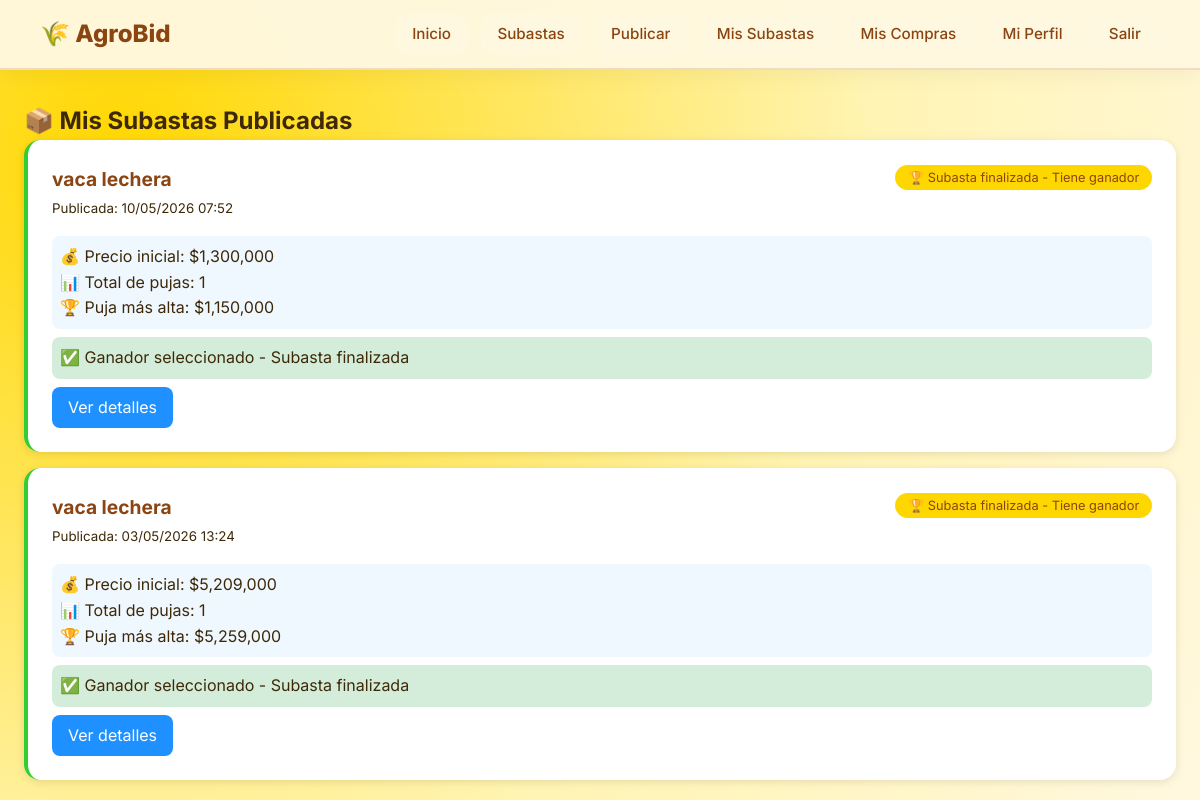
Screenshot of /Tierra-subastas/mis_subastas.php (signed in) with the database file from the repository.
### tables this page shows
CREATE TABLE `subastas` (
  `id` int(10) UNSIGNED NOT NULL,
  `usuario_id` int(10) UNSIGNED NOT NULL,
  `producto` varchar(150) NOT NULL,
  `categoria` enum('Ganado','Cosechas','Maquinaria','Herramientas','Insumos','Otros') DEFAULT 'Otros',
  `descripcion` text DEFAULT NULL,
  `precio_inicial` decimal(12,2) NOT NULL,
  `precio_actual` decimal(12,2) DEFAULT NULL,
  `incremento_minimo` decimal(10,2) DEFAULT 50000.00,
  `duracion` varchar(20) DEFAULT '3 días',
  `fecha_inicio` datetime DEFAULT current_timestamp(),
  `fecha_fin` datetime DEFAULT NULL,
  `entrega` varchar(50) DEFAULT '3 días hábiles',
  `imagen` varchar(255) DEFAULT NULL,
  `ubicacion` varchar(100) DEFAULT NULL,
  `visitas` int(10) UNSIGNED DEFAULT 0,
  `estado` enum('activa','finalizada','cancelada','pausada') DEFAULT 'activa',
  `ganador_id` int(10) UNSIGNED DEFAULT NULL,
  `monto_final` decimal(12,2) DEFAULT NULL,
  `fecha_creacion` datetime DEFAULT current_timestamp(),
  `entregado` tinyint(1) DEFAULT 0,
  `calificado` tinyint(1) DEFAULT 0,
  `finalizada_por` int(11) DEFAULT NULL,
  `fecha_finalizacion` datetime DEFAULT NULL,
  `created_at` timestamp NOT NULL DEFAULT current_timestamp()
);

### Tierra-subastas/mis_subastas.php (the view, shortened to what this page needs)
<?php
include(__DIR__ . "/includes/conexion.php");
$usuario_id = $_SESSION['user_id'];
$sql = "SELECT s.*,
        (SELECT COUNT(*) FROM pujas WHERE subasta_id = s.id) as total_pujas,
        (SELECT MAX(monto) FROM pujas WHERE subasta_id = s.id) as puja_maxima
        FROM subastas s
        WHERE s.usuario_id = $usuario_id
        ORDER BY s.id DESC";
$subastas = mysqli_query($conexion, $sql);
?>
<!DOCTYPE html>
<html lang="es">
<head>
    <link rel="stylesheet" href="css/estilos.css">
</head>
<body>
<header class="header">
    <div class="logo">🌾 AgroBid</div>
    <nav class="menu">
        <a href="index.php">Inicio</a>
        <a href="subastas.php">Subastas</a>
        <a href="publicar.php">Publicar</a>
        <a href="mis_subastas.php">Mis Subastas</a>
        <a href="mis_compras.php">Mis Compras</a>
        <a href="perfil.php">Mi Perfil</a>
        <a href="logout.php">Salir</a>
    </nav>
</header>
<div class="mis-subastas">
    <h2>📦 Mis Subastas Publicadas</h2>
    <?php if(mysqli_num_rows($subastas) > 0): ?>
        <?php while($subasta = mysqli_fetch_assoc($subastas)): ?>
            <div class="subasta-card">
                <div class="subasta-header">
                    <div>
                        <h3 class="subasta-titulo"><?php echo htmlspecialchars($subasta['producto']); ?></h3>
                        <?php
                        $fecha_publicacion = $subasta['fecha_inicio'] ?? $subasta['created_at'] ?? date('Y-m-d H:i:s');
                        ?>
                        <small>Publicada: <?php echo date('d/m/Y H:i', strtotime($fecha_publicacion)); ?></small>
                    </div>
                    <div>
                        <?php if($subasta['estado'] == 'activa'): ?>
                            <span class="badge-activa">🟢 Activa</span>
                        <?php elseif($subasta['ganador_id'] > 0): ?>
                            <span class="badge-ganador">🏆 Subasta finalizada - Tiene ganador</span>
                        <?php else: ?>
                            <span class="badge-finalizada">⚫ Finalizada sin ganador</span>
                        <?php endif; ?>
                    </div>
                </div>
                <div class="info-pujas">
                    <p>💰 Precio inicial: $<?php echo number_format($subasta['precio_inicial']); ?></p>
                    <p>📊 Total de pujas: <?php echo $subasta['total_pujas']; ?></p>
                    <p>🏆 Puja más alta: $<?php echo number_format($subasta['puja_maxima'] ?? $subasta['precio_inicial']); ?></p>
                </div>
                <?php if($subasta['estado'] == 'activa' && $subasta['total_pujas'] > 0): ?>
                    <button class="btn-seleccionar" onclick="verPujas(<?php echo $subasta['id']; ?>, '<?php echo addslashes($subasta['producto']); ?>')">
                        👥 Ver pujas y seleccionar ganador
                    </button>
                <?php elseif($subasta['ganador_id'] > 0): ?>
                    <div style="margin-top: 0.5rem; padding: 0.5rem; background: #d4edda; border-radius: 8px;">
                        ✅ Ganador seleccionado - Subasta finalizada
                    </div>
                <?php elseif($subasta['estado'] != 'activa' && $subasta['total_pujas'] == 0): ?>
                    <div style="margin-top: 0.5rem; padding: 0.5rem; background: #fff3cd; border-radius: 8px;">
                        ⚠️ Esta subasta finalizó sin recibir pujas
                    </div>
                <?php endif; ?>
                <a href="ver_subasta.php?id=<?php echo $subasta['id']; ?>" class="btn-ver-pujas">Ver detalles</a>
            </div>
        <?php endwhile; ?>
    <?php endif; ?>
</div>
</body>
</html>

### Tierra-subastas/css/estilos.css (style rules this page uses)
:root { --maiz: #ffd700; --maiz-oscuro: #e6c200; --maiz-claro: #fff4b3; --maiz-suave: #fff8e0; --esperanza: #32cd32; --esperanza-oscuro: #28a828; --calabaza: #ff8c00; --calabaza-oscuro: #e67e00; --cielo: #1e90ff; --cielo-oscuro: #187bdf; --tomate: #ff4500; --tomate-oscuro: #e63e00; --chocolate: #8b4513; --chocolate-claro: #a0522d; --chocolate-oscuro: #5a2d0c; --dark: #5a3d0c; --darker: #3d2908; --gray-bg: #f5e6b8; --gray-card: #fff8e8; --text-light: #3d2908; --text-gray: #6b4c1a; --border-radius: 20px; --border-radius-sm: 14px; --transition: all 0.4s cubic-bezier(0.2, 0.9, 0.4, 1.1); --shadow: 0 20px 40px -12px rgba(0, 0, 0, 0.15); --shadow-sm: 0 4px 12px rgba(0, 0, 0, 0.08); --shadow-hover: 0 30px 50px -15px rgba(0, 0, 0, 0.2); --shadow-glow: 0 0 20px rgba(50, 205, 50, 0.3); }
* { margin: 0; padding: 0; box-sizing: border-box; }
body { font-family: 'Inter', -apple-system, BlinkMacSystemFont, 'Segoe UI', sans-serif; background: radial-gradient(circle at 10% 20%, var(--maiz) 0%, var(--maiz-claro) 60%, var(--maiz-suave) 100%); color: var(--text-light); line-height: 1.6; min-height: 100vh; }
.header { background: rgba(255, 248, 224, 0.96); backdrop-filter: blur(16px); border-bottom: 2px solid rgba(139, 69, 19, 0.15); padding: 0.75rem 2.5rem; display: flex; justify-content: space-between; align-items: center; flex-wrap: wrap; gap: 1rem; position: sticky; top: 0; z-index: 1000; box-shadow: 0 4px 25px rgba(0, 0, 0, 0.05); }
.logo { display: flex; align-items: center; gap: 1rem; font-size: 1.5rem; font-weight: 800; color: var(--chocolate); text-decoration: none; }
.menu { display: flex; gap: 0.5rem; flex-wrap: wrap; }
.menu a { color: var(--chocolate); text-decoration: none; font-weight: 500; padding: 0.6rem 1.2rem; border-radius: 40px; transition: var(--transition); font-size: 0.95rem; position: relative; backdrop-filter: blur(4px); }

### Tierra-subastas/mis_subastas.php (style rules this page uses)
.mis-subastas { max-width: 1200px; margin: 2rem auto; padding: 0 1.5rem; }
.subasta-card { background: white; border-radius: 16px; padding: 1.5rem; margin-bottom: 1rem; box-shadow: 0 2px 8px rgba(0,0,0,0.1); border-left: 4px solid #32cd32; }
.subasta-header { display: flex; justify-content: space-between; align-items: start; flex-wrap: wrap; margin-bottom: 1rem; }
.subasta-titulo { color: #8b4513; font-size: 1.2rem; }
.badge-ganador { background: #ffd700; color: #8b4513; padding: 0.3rem 0.8rem; border-radius: 20px; font-size: 0.8rem; }
.info-pujas { background: #f0f8ff; padding: 0.5rem; border-radius: 8px; margin: 0.5rem 0; }
.btn-ver-pujas { background: #1e90ff; color: white; padding: 0.5rem 1rem; border-radius: 8px; text-decoration: none; display: inline-block; margin-top: 0.5rem; }

### rows the page displays
subastas: producto "vaca lechera", estado "🏆 Subasta finalizada - Tiene ganador", precio_inicial "1,300,000", total_pujas "1", puja_maxima "1,150,000", shows "✅ Ganador seleccionado - Subasta finalizada"
subastas: producto "vaca lechera", estado "🏆 Subasta finalizada - Tiene ganador", precio_inicial "5,209,000", total_pujas "1", puja_maxima "5,259,000", shows "✅ Ganador seleccionado - Subasta finalizada"
